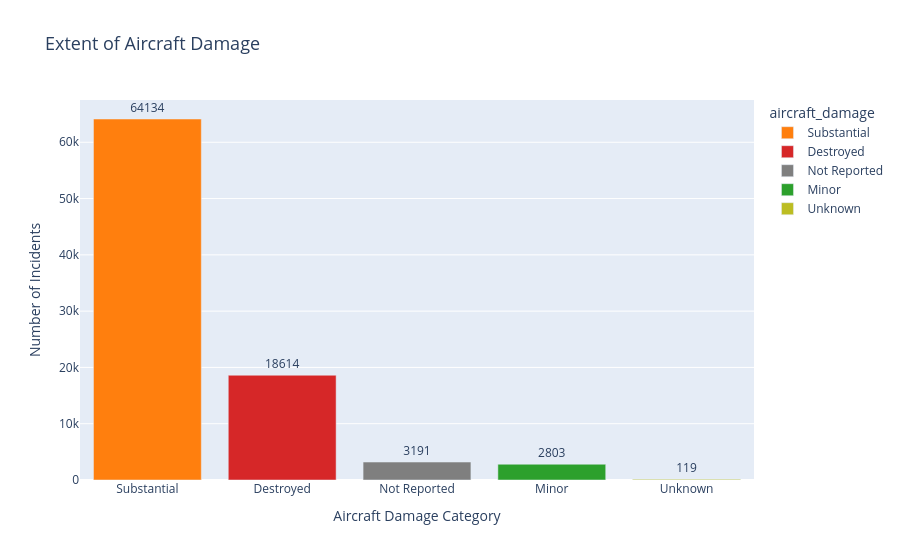

The cell this chart's notebook holds for it:
### Markdown cell above
### 4. aircraft_damage

### Code cell
# Get value counts
damage_count = aviation_df['aircraft_damage'].value_counts().reset_index()
damage_count.columns = ['aircraft_damage', 'count']

print(damage_count)

# Define custom color palette from color hunt
damage_palette = {
    'Destroyed': '#d62728',
    'Substantial': '#ff7f0e',
    'Minor': '#2ca02c',
    'Unknown': '#bcbd22',
    'Not Reported': '#7f7f7f'
}

# Plot figure
fig = px.bar(damage_count, x = 'aircraft_damage', y = 'count',
    color = 'aircraft_damage',
    color_discrete_map = damage_palette,
    text = 'count',
    title = 'Extent of Aircraft Damage'
)

# Add labels
fig.update_traces(textposition = 'outside')
fig.update_layout(
    xaxis_title = 'Aircraft Damage Category',
    yaxis_title = 'Number of Incidents',
    title_font_size = 18,
    xaxis_tickangle = 0,
    uniformtext_minsize = 8,
    uniformtext_mode = 'hide'
)

fig.show()

### Figure 1 — Plotly figure (JSON) as saved in the notebook; plotly's stock layout.template omitted (floating-point values rounded to 4 significant figures)
{"data": [{"alignmentgroup": "True", "hovertemplate": "aircraft_damage=%{x}<br>count=%{text}<extra></extra>", "legendgroup": "Substantial", "marker": {"color": "#ff7f0e"}, "name": "Substantial", "offsetgroup": "Substantial", "orientation": "v", "showlegend": true, "text": [64134], "textposition": "outside", "type": "bar", "x": ["Substantial"], "xaxis": "x", "y": [64134], "yaxis": "y"}, {"alignmentgroup": "True", "hovertemplate": "aircraft_damage=%{x}<br>count=%{text}<extra></extra>", "legendgroup": "Destroyed", "marker": {"color": "#d62728"}, "name": "Destroyed", "offsetgroup": "Destroyed", "orientation": "v", "showlegend": true, "text": [18614], "textposition": "outside", "type": "bar", "x": ["Destroyed"], "xaxis": "x", "y": [18614], "yaxis": "y"}, {"alignmentgroup": "True", "hovertemplate": "aircraft_damage=%{x}<br>count=%{text}<extra></extra>", "legendgroup": "Not Reported", "marker": {"color": "#7f7f7f"}, "name": "Not Reported", "offsetgroup": "Not Reported", "orientation": "v", "showlegend": true, "text": [3191], "textposition": "outside", "type": "bar", "x": ["Not Reported"], "xaxis": "x", "y": [3191], "yaxis": "y"}, {"alignmentgroup": "True", "hovertemplate": "aircraft_damage=%{x}<br>count=%{text}<extra></extra>", "legendgroup": "Minor", "marker": {"color": "#2ca02c"}, "name": "Minor", "offsetgroup": "Minor", "orientation": "v", "showlegend": true, "text": [2803], "textposition": "outside", "type": "bar", "x": ["Minor"], "xaxis": "x", "y": [2803], "yaxis": "y"}, {"alignmentgroup": "True", "hovertemplate": "aircraft_damage=%{x}<br>count=%{text}<extra></extra>", "legendgroup": "Unknown", "marker": {"color": "#bcbd22"}, "name": "Unknown", "offsetgroup": "Unknown", "orientation": "v", "showlegend": true, "text": [119], "textposition": "outside", "type": "bar", "x": ["Unknown"], "xaxis": "x", "y": [119], "yaxis": "y"}], "layout": {"barmode": "relative", "legend": {"title": {"text": "aircraft_damage"}, "tracegroupgap": 0}, "title": {"font": {"size": 18}, "text": "Extent of Aircraft Damage"}, "uniformtext": {"minsize": 8, "mode": "hide"}, "xaxis": {"anchor": "y", "categoryarray": ["Substantial", "Destroyed", "Not Reported", "Minor", "Unknown"], "categoryorder": "array", "domain": [0, 1], "tickangle": 0, "title": {"text": "Aircraft Damage Category"}}, "yaxis": {"anchor": "x", "domain": [0, 1], "title": {"text": "Number of Incidents"}}}}
